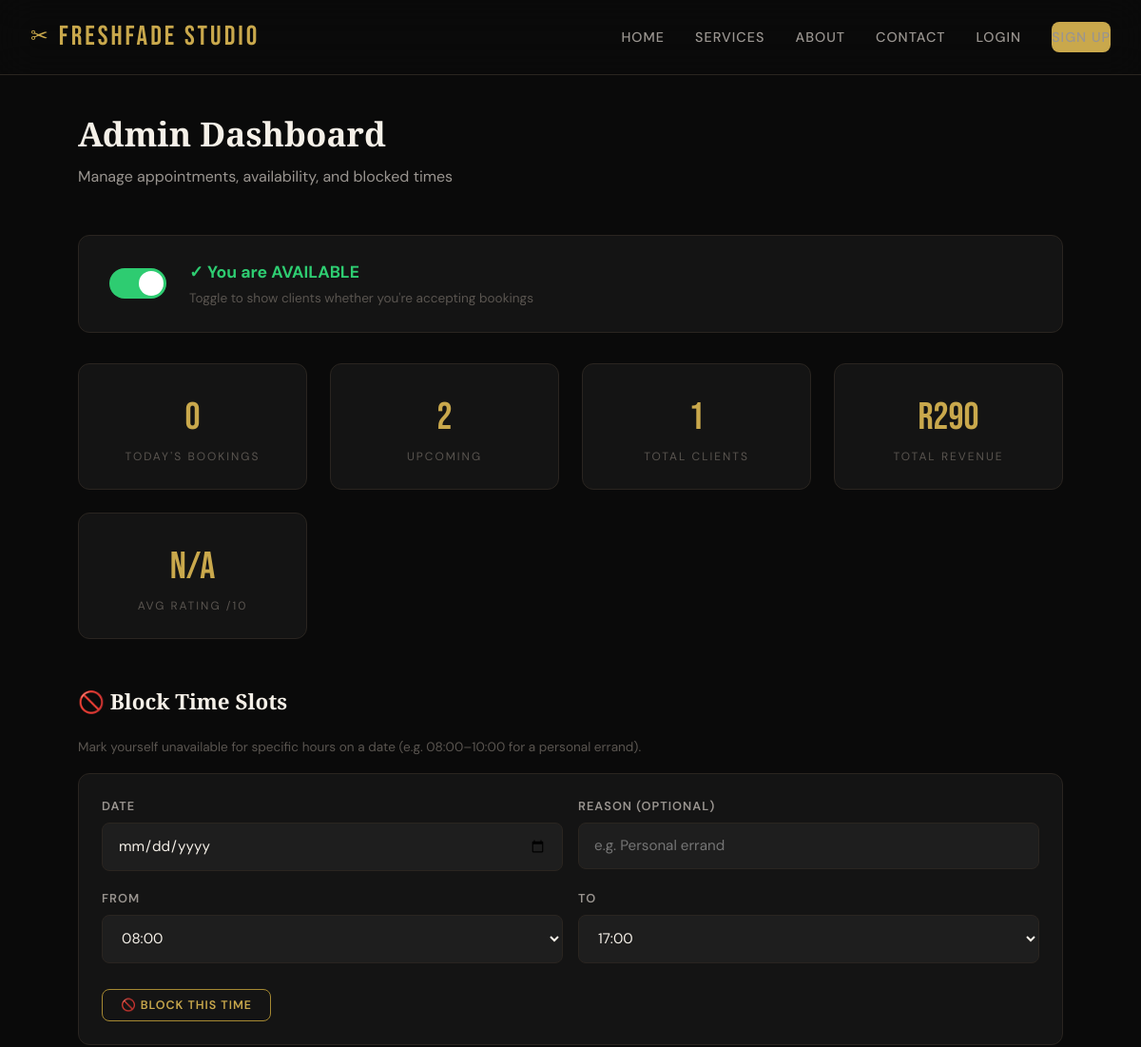
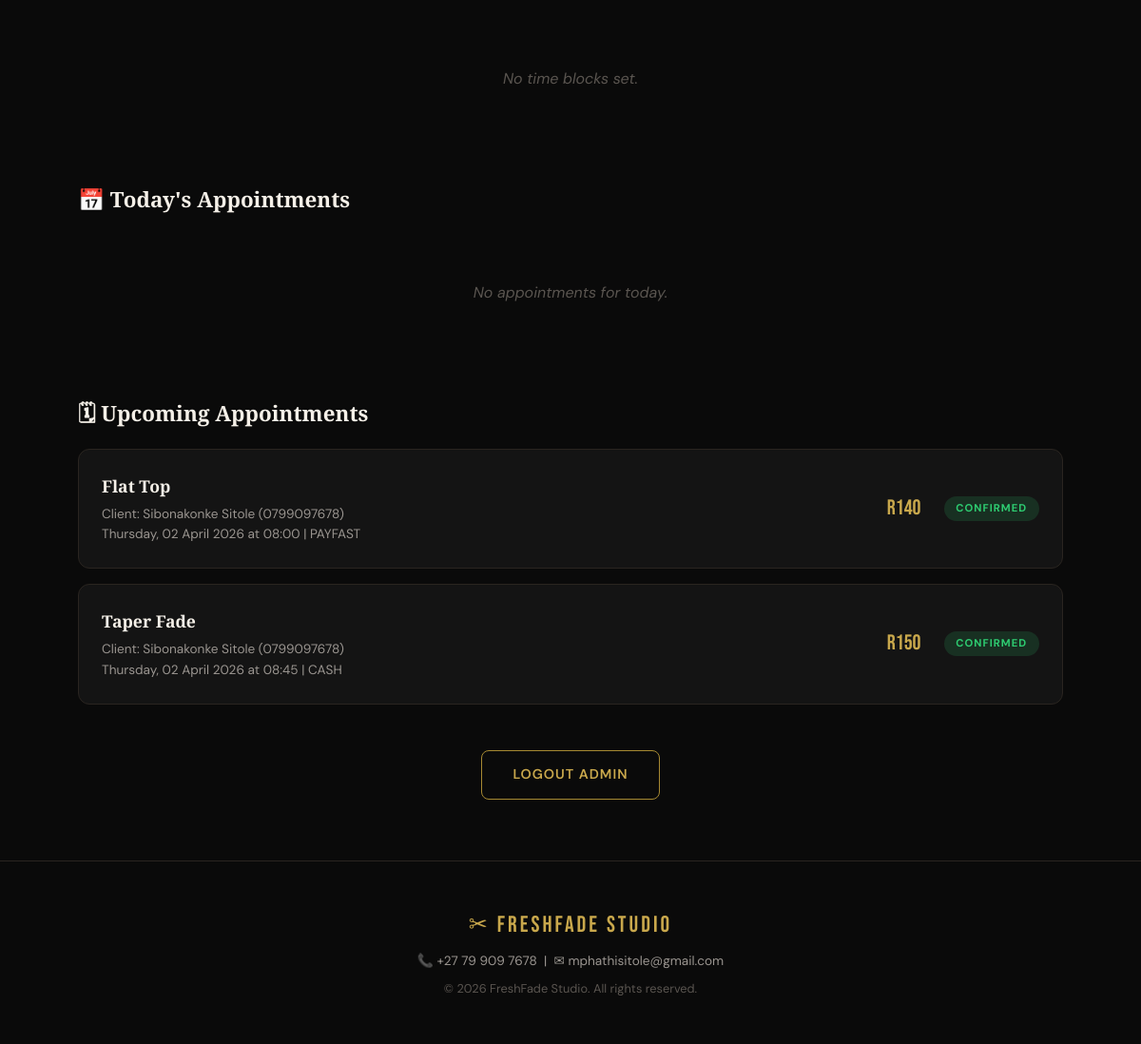
Page /admin (signed in) on the committed database (2 pictures, top to bottom).
### app.py (models this page shows, shortened)
class Appointment(db.Model):
    __tablename__ = "appointments"
    id               = db.Column(db.Integer, primary_key=True)
    user_id          = db.Column(db.Integer, db.ForeignKey("users.id"), nullable=False)
    hairstyle_id     = db.Column(db.String(50), nullable=False)
    hairstyle_name   = db.Column(db.String(100), nullable=False)
    price            = db.Column(db.Float, nullable=False)
    appointment_date = db.Column(db.Date, nullable=False)
    appointment_time = db.Column(db.Time, nullable=False)
    payment_method   = db.Column(db.String(30), nullable=False)
    payment_provider = db.Column(db.String(50), default="")
    payment_reference = db.Column(db.String(100), default="")
    payment_status   = db.Column(db.String(20), default="pending")
    status           = db.Column(db.String(20), default="confirmed")
    review_rating    = db.Column(db.Integer, nullable=True)
    review_sent      = db.Column(db.Boolean, default=False)
    created_at       = db.Column(db.DateTime, default=datetime.utcnow)

class User(db.Model):
    __tablename__ = "users"
    id               = db.Column(db.Integer, primary_key=True)
    first_name       = db.Column(db.String(100), nullable=False)
    last_name        = db.Column(db.String(100), nullable=False)
    email            = db.Column(db.String(200), unique=True, nullable=False)
    phone            = db.Column(db.String(30), nullable=False)
    physical_address = db.Column(db.String(300))
    street_number    = db.Column(db.String(30))
    postal_code      = db.Column(db.String(20))
    password_hash    = db.Column(db.String(256), nullable=False)
    is_verified      = db.Column(db.Boolean, default=False)
    created_at       = db.Column(db.DateTime, default=datetime.utcnow)
    appointments     = db.relationship("Appointment", backref="user", lazy=True)

### app.py (the view)
@app.route("/admin")
@admin_required
def admin_dashboard():
    settings = get_admin_settings()
    today_appts = (
        Appointment.query.filter_by(appointment_date=date.today(), status="confirmed")
        .order_by(Appointment.appointment_time).all()
    )
    upcoming_appts = (
        Appointment.query.filter(Appointment.appointment_date > date.today())
        .filter_by(status="confirmed")
        .order_by(Appointment.appointment_date, Appointment.appointment_time).all()
    )
    total_clients = User.query.count()
    total_revenue = (
        db.session.query(db.func.sum(Appointment.price))
        .filter(Appointment.status != "cancelled").scalar() or 0
    )
    blocked_slots = (
        BlockedSlot.query.filter(BlockedSlot.block_date >= date.today())
        .order_by(BlockedSlot.block_date, BlockedSlot.start_time).all()
    )
    avg_rating = (
        db.session.query(db.func.avg(Appointment.review_rating))
        .filter(Appointment.review_rating.isnot(None)).scalar()
    )
    return render_template(
        "admin_dashboard.html",
        settings=settings, today_appts=today_appts,
        upcoming_appts=upcoming_appts, total_clients=total_clients,
        total_revenue=total_revenue, blocked_slots=blocked_slots,
        avg_rating=round(avg_rating, 1) if avg_rating else "N/A",
    )

### app.py (called while the page is built)
def admin_required(f):
    @wraps(f)
    def decorated(*args, **kwargs):
        if not session.get("is_admin"):
            flash("Admin access required.", "danger")
            return redirect(url_for("admin_login"))
        return f(*args, **kwargs)
    return decorated

def get_admin_settings():
    settings = AdminSettings.query.first()
    if not settings:
        settings = AdminSettings(is_available=True)
        db.session.add(settings)
        db.session.commit()
    return settings

@app.context_processor
def inject_globals():
    return {
        "now": datetime.utcnow(),
        "contact_phone": CONTACT_PHONE,
        "contact_email": CONTACT_EMAIL,
    }

### templates/admin_dashboard.html (shortened to what this page needs)
{% extends "base.html" %}
{% block content %}
<div class="dashboard-page">
    <div class="dash-header">
        <h1>Admin Dashboard</h1>
        <p>Manage appointments, availability, and blocked times</p>
    </div>
    <div class="availability-toggle">
        <form method="POST" action="{{ url_for('toggle_availability') }}"
              style="display:flex;align-items:center;gap:1.5rem;">
            <label class="toggle-switch">
                <span class="toggle-slider"></span>
            </label>
            <div>
                <strong style="font-size:1.1rem;">
                    {% if settings.is_available %}
                        <span style="color:var(--accent-green);">✓ You are AVAILABLE</span>
                    {% else %}
                        <span style="color:var(--accent-red);">✗ You are UNAVAILABLE</span>
                    {% endif %}
                </strong>
                <p style="color:var(--text-muted);font-size:0.85rem;margin-top:0.2rem;">
                    Toggle to show clients whether you're accepting bookings
                </p>
            </div>
        </form>
    </div>
    <div class="admin-stats">
        <div class="stat-card">
            <div class="stat-value">{{ today_appts | length }}</div>
            <div class="stat-label">Today's Bookings</div>
        </div>
        <div class="stat-card">
            <div class="stat-value">{{ upcoming_appts | length }}</div>
            <div class="stat-label">Upcoming</div>
        </div>
        <div class="stat-card">
            <div class="stat-value">{{ total_clients }}</div>
            <div class="stat-label">Total Clients</div>
        </div>
        <div class="stat-card">
            <div class="stat-value">R{{ "%.0f" | format(total_revenue) }}</div>
            <div class="stat-label">Total Revenue</div>
        </div>
        <div class="stat-card">
            <div class="stat-value">{{ avg_rating }}</div>
            <div class="stat-label">Avg Rating /10</div>
        </div>
    </div>
    <div class="dash-section">
        <h3>🚫 Block Time Slots</h3>
        <p style="color:var(--text-muted);font-size:0.85rem;margin-bottom:1rem;">
            Mark yourself unavailable for specific hours on a date (e.g. 08:00–10:00 for a personal errand).
        </p>
        <form method="POST" action="{{ url_for('block_time') }}"
              style="background:var(--bg-card);border:1px solid var(--border);border-radius:var(--radius);padding:1.5rem;margin-bottom:1.5rem;">
            <div class="form-row">
                <div class="form-group">
                    <label>Date</label>
                    <input type="date" name="block_date" required
                           min="{{ now.strftime('%Y-%m-%d') }}">
                </div>
                <div class="form-group">
                    <label>Reason (optional)</label>
                    <input type="text" name="reason" placeholder="e.g. Personal errand">
                </div>
            </div>
            <div class="form-row">
                <div class="form-group">
                    <label>From</label>
                    <select name="start_time" required>
                        <option value="08:00">08:00</option>
                    </select>
                </div>
                <div class="form-group">
                    <label>To</label>
                    <select name="end_time" required>
                        <option value="17:00" selected>17:00</option>
                    </select>
                </div>
            </div>
            <button type="submit" class="btn btn-outline btn-sm" style="margin-top:0.5rem;">
                🚫 Block This Time
            </button>
        </form>
        {% if blocked_slots %}
        <div class="appt-list">
            {% for block in blocked_slots %}
            <div class="appt-card">
                <div class="appt-info">
                    <h4>{{ block.block_date.strftime('%A, %d %B %Y') }}</h4>
                    <p>{{ block.start_time.strftime('%H:%M') }} – {{ block.end_time.strftime('%H:%M') }}
                       {% if block.reason %} — {{ block.reason }}{% endif %}</p>
                </div>
                <div class="appt-meta">
                    <form method="POST" action="{{ url_for('unblock_time', block_id=block.id) }}">
                        <button type="submit" class="btn btn-danger btn-sm">Remove</button>
                    </form>
                </div>
            </div>
            {% endfor %}
        </div>
        {% else %}
        <div class="empty-state">No time blocks set.</div>
        {% endif %}
    </div>
    <div class="dash-section">
        <h3>📅 Today's Appointments</h3>
        {% if today_appts %}
        <div class="appt-list">
            {% for appt in today_appts %}
            <div class="appt-card">
                <div class="appt-info">
                    <h4>{{ appt.hairstyle_name }}</h4>
                    <p>Client: {{ appt.user.first_name }} {{ appt.user.last_name }}
                       ({{ appt.user.phone }})</p>
                    <p>Time: {{ appt.appointment_time.strftime('%H:%M') }}
                       | Payment: {{ appt.payment_method | upper }}
                       {% if appt.payment_provider %}({{ appt.payment_provider }}){% endif %}
                       — {{ appt.payment_status }}</p>
                </div>
                <div class="appt-meta">
                    <span class="appt-price">R{{ "%.0f" | format(appt.price) }}</span>
                    <span class="appt-badge {{ appt.status }}">{{ appt.status }}</span>
                    {% if appt.status == 'confirmed' %}
                    <form method="POST" action="{{ url_for('complete_appointment', appt_id=appt.id) }}">
                        <button type="submit" class="btn btn-gold btn-sm">Mark Done</button>
                    </form>
                    {% endif %}
                </div>
            </div>
            {% endfor %}
        </div>
        {% else %}
        <div class="empty-state">No appointments for today.</div>
        {% endif %}
    </div>
    <div class="dash-section">
        <h3>🗓 Upcoming Appointments</h3>
        {% if upcoming_appts %}
        <div class="appt-list">
            {% for appt in upcoming_appts %}
            <div class="appt-card">
                <div class="appt-info">
                    <h4>{{ appt.hairstyle_name }}</h4>
                    <p>Client: {{ appt.user.first_name }} {{ appt.user.last_name }}
                       ({{ appt.user.phone }})</p>
                    <p>{{ appt.appointment_date.strftime('%A, %d %B %Y') }}
                       at {{ appt.appointment_time.strftime('%H:%M') }}
                       | {{ appt.payment_method | upper }}</p>
                </div>
                <div class="appt-meta">
                    <span class="appt-price">R{{ "%.0f" | format(appt.price) }}</span>
                    <span class="appt-badge {{ appt.status }}">{{ appt.status }}</span>
                </div>
            </div>
            {% endfor %}
        </div>
        {% else %}
        <div class="empty-state">No upcoming appointments.</div>
        {% endif %}
    </div>
    <div style="text-align:center;margin-top:2rem;">
        <a href="{{ url_for('admin_logout') }}" class="btn btn-outline">Logout Admin</a>
    </div>
</div>
{% endblock %}

### templates/base.html (shortened to what this page needs)
<!DOCTYPE html>
<html lang="en">
<head>
    <link rel="stylesheet" href="{{ url_for('static', filename='css/style.css') }}">
</head>
<body>
    <nav class="navbar">
        <a href="{{ url_for('index') }}" class="nav-logo">
            <span class="logo-icon">✂</span> FRESHFADE STUDIO
        </a>
        <ul class="nav-links">
            <li><a href="{{ url_for('index') }}">Home</a></li>
            <li><a href="{{ url_for('services') }}">Services</a></li>
            <li><a href="{{ url_for('about') }}">About</a></li>
            <li><a href="{{ url_for('contact') }}">Contact</a></li>
            {% if session.get('user_id') %}
                <li><a href="{{ url_for('dashboard') }}">Dashboard</a></li>
                <li><a href="{{ url_for('book') }}" class="btn btn-gold btn-sm">Book Now</a></li>
                <li><a href="{{ url_for('logout') }}">Logout</a></li>
            {% else %}
                <li><a href="{{ url_for('login') }}">Login</a></li>
                <li><a href="{{ url_for('register') }}" class="btn btn-gold btn-sm">Sign Up</a></li>
            {% endif %}
        </ul>
    </nav>
    {% block content %}{% endblock %}
    <footer>
        <div class="footer-logo">✂ FRESHFADE STUDIO</div>
        <p style="color:var(--text-secondary);font-size:0.85rem;margin:0.5rem 0;">
            📞 {{ contact_phone }} &nbsp;|&nbsp; ✉ {{ contact_email }}
        </p>
        <p>&copy; {{ now.year }} FreshFade Studio. All rights reserved.</p>
    </footer>
</body>
</html>

### rows in the picture
Appointment: hairstyle_name "Flat Top", user.first_name "Sibonakonke", user.last_name "Sitole", user.phone "0799097678", appointment_date "Thursday, 02 April 2026", appointment_time "08:00", payment_method "PAYFAST", price "140", status "CONFIRMED"
Appointment: hairstyle_name "Taper Fade", user.first_name "Sibonakonke", user.last_name "Sitole", user.phone "0799097678", appointment_date "Thursday, 02 April 2026", appointment_time "08:45", payment_method "CASH", price "150", status "CONFIRMED"
User: email "mphathisitole@gmail.com"

### other values in the picture
{{ today_appts | length }} "0"
{{ upcoming_appts | length }} "2"
{{ total_clients }} "1"
{{ "%.0f" | format(total_revenue) }} "290"
{{ avg_rating }} "N/A"
{{ contact_phone }} "+27 79 909 7678"
